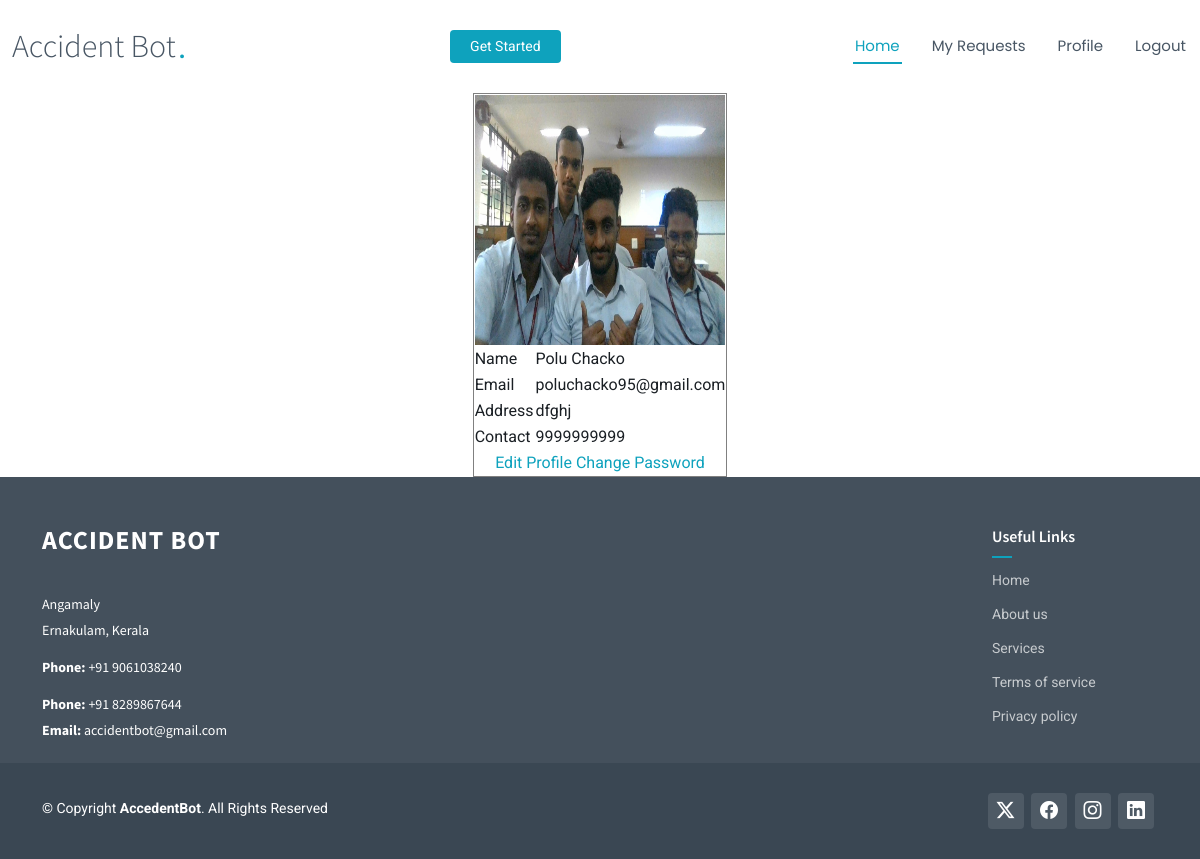
The page /User/myprofile/ (signed in) on the database its author committed.
### Guest/models.py (models this page shows)
class tbl_user(models.Model):
    user_name=models.CharField(max_length=30)
    user_email=models.CharField(max_length=30)
    user_contact=models.CharField(max_length=30)
    user_address=models.CharField(max_length=50)
    user_photo=models.FileField(upload_to='Assets/Files/User/Photo/')
    user_password=models.CharField(max_length=30)
    place=models.ForeignKey(tbl_place,on_delete=models.CASCADE)

### User/views.py (the view)
# urls.py: path('myprofile/',views.myprofile,name="myprofile"),
def myprofile(request):
    data=tbl_user.objects.get(id=request.session['uid'])
    return render(request, 'User/Myprofile.html',{'dat':data})

### User/Templates/User/MyProfile.html (shortened to what this page needs)
{% extends 'User/Headd.html' %}
{% block content %}
<!DOCTYPE html>
<html>
    <head>
    </head>
    <body>
        <form method="post">
        <table  border="1" align="center">
    <tr>
    <td colspan="2"><img src="{{dat.user_photo.url}}" alt="" width="250" height="250"></td>
        </tr>
        <tr>
         <td>Name</td>
         <td>{{dat.user_name}}</td>
        </tr>
        <tr>
            <td>Email</td>
            <td>{{dat.user_email}}</td>
        </tr>
        <tr>
            <td>Address</td>
            <td>{{dat.user_address}}</td>
        </tr>
        <tr>
            <td>Contact</td>
            <td>{{dat.user_contact}}</td>
        </tr>
        <tr>
        <td colspan="2" align="center"><a href="{% url 'User:editprofile' %}">Edit Profile</a>
                                       <a href="{% url 'User:changepassword' %}">Change Password</a>
        </td>
        </tr>
    </table>
    </form>
 </body>
</html>
{% endblock content %}

### Guest/static/User/assets/css/main.css (style rules this page uses)
:root { --default-font: "Roboto", system-ui, -apple-system, "Segoe UI", Roboto, "Helvetica Neue", Arial, "Noto Sans", "Liberation Sans", sans-serif, "Apple Color Emoji", "Segoe UI Emoji", "Segoe UI Symbol", "Noto Color Emoji"; --heading-font: "Source Sans Pro", sans-serif; --nav-font: "Poppins", sans-serif; }
:root { --background-color: #ffffff; --default-color: #1a1f24; --heading-color: #485664; --accent-color: #0ea2bd; --surface-color: #ffffff; --contrast-color: #ffffff; }
:root { --nav-color: #485664; --nav-hover-color: #0ea2bd; --nav-mobile-background-color: #ffffff; --nav-dropdown-background-color: #ffffff; --nav-dropdown-color: #485664; --nav-dropdown-hover-color: #0ea2bd; }
:root { scroll-behavior: smooth; }
body { color: var(--default-color); background-color: var(--background-color); font-family: var(--default-font); }
a { color: var(--accent-color); text-decoration: none; transition: 0.3s; }

### rows shown on the page
tbl_user: user_photo (picture), user_name "Polu Chacko", user_email "poluchacko95@gmail.com", user_address "dfghj", user_contact "9999999999"
